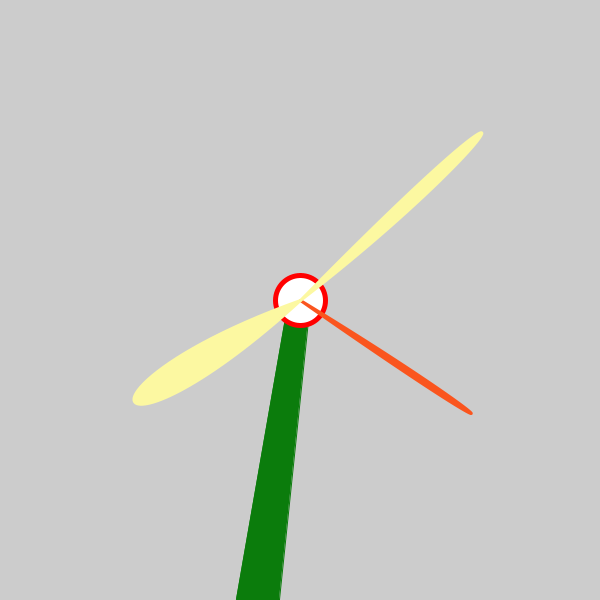
Frame 1 (no input)
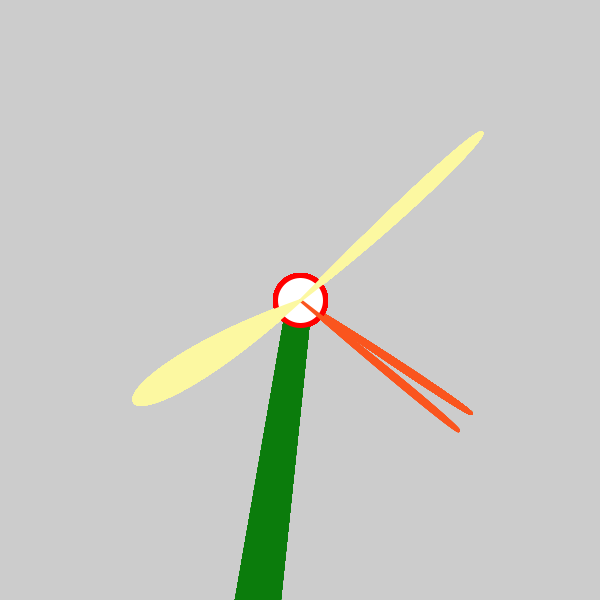
Frame 60 (the mouse pressed at the canvas centre just before this capture)
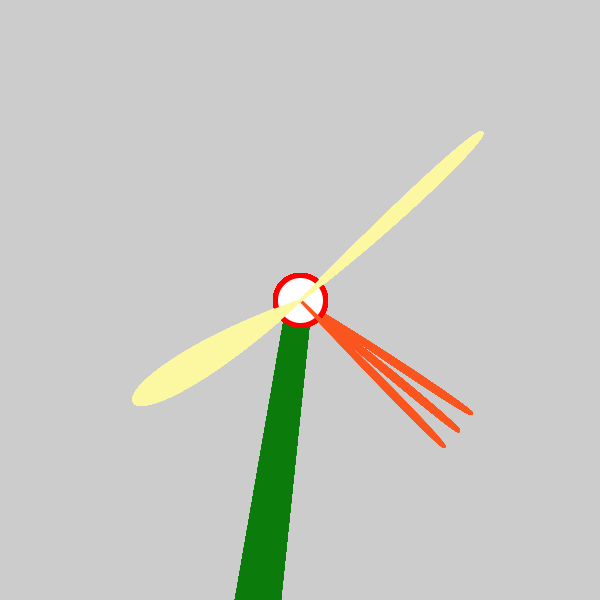
Frame 120 (the mouse held since frame 60 and released just before this capture)

The Processing sketch that drew these frames (run headless with seeded random() and noise(); from frame 60 on, the mouse is pressed at the canvas centre):

// Processing sketch: processing_147045
// ── processing_147045.pde

// Konkuk University
// Department of Dynamic Media
// SOS iDesign
// Name: Min Kyung Kim
// ID: 201420065


float angle; 

void setup() {
  size (600, 600);
  smooth() ;
}

void draw() {
  drawClock();
}

void drawClock() {
  //green
  fill(#0B7C0C);
  stroke(#0B7C0C);
  quad(236, 599, 279, 599, 308, 320, 285, 318);

  //M
  stroke(255, 0, 0);
  strokeWeight(5);
  fill(255);
  ellipse(300, 300, 50, 50);
  strokeWeight(3);

  //second
  pushMatrix();
  translate(width/2, height/2);
  rotate(radians(6*second()));
  fill(#FA551E);
  stroke(#FA551E);
  bezier(0, 0, 189, 250, 150, 174, 0, 0);
  popMatrix();

  //minute
  pushMatrix();
  translate(width/2, height/2);
  rotate(radians(6*minute()));
  fill(#FCF8A1);
  stroke(#FCF8A1);
  bezier(0, 0, 182, 350, 87, 243, 0, 0);
  popMatrix();

  //hour
  pushMatrix();
  translate(width/2, height/2);
  rotate(radians(30*hour()));
  fill(#FCF8A1);
  stroke(#FCF8A1);
  bezier(0, 0, 182, 200, 87, 243, 0, 0);
  popMatrix();
}
